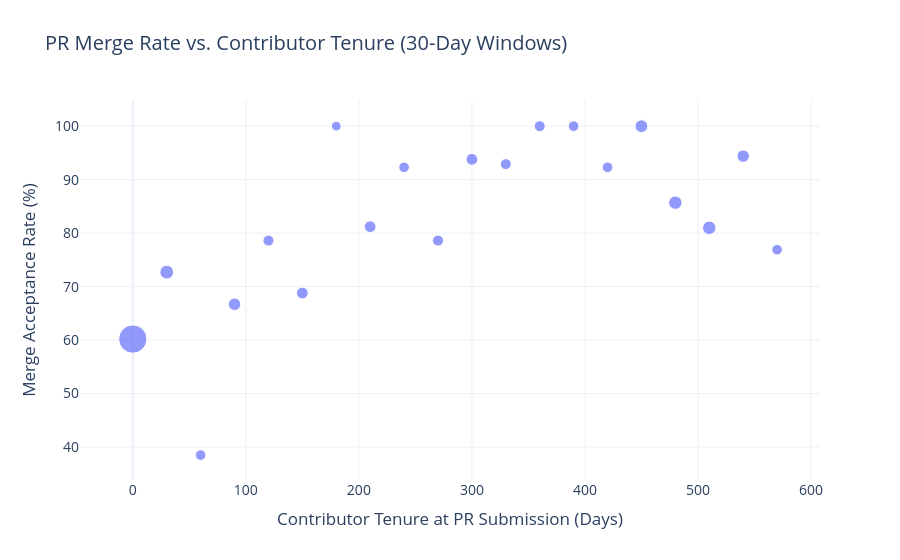

Notebook code for this chart:
### Markdown cell above
## 3. Merge Rate vs. Tenure Duration (Continuous Binned Curve)

Evaluates the continuous relationship between contributor tenure (in 30-day windows up to 2 years) and the probability of merge.

### Code cell
# 30-day window binned analysis
df_window = df.copy()
df_window["tenure_bin_days"] = (df_window["tenure_days"] // 30) * 30
df_window = df_window[df_window["tenure_bin_days"] <= 720]

window_agg = df_window.groupby("tenure_bin_days").agg(
    total=("pull_request_id", "count"),
    merged=("is_merged", "sum")
).reset_index()

window_agg["merge_rate_pct"] = np.round((window_agg["merged"] / window_agg["total"]) * 100, 1)

fig_continuous = px.scatter(
    window_agg,
    x="tenure_bin_days",
    y="merge_rate_pct",
    size="total",
    trendline="ols",
    title="PR Merge Rate vs. Contributor Tenure (30-Day Windows)",
    labels={"tenure_bin_days": "Contributor Tenure (Days)", "merge_rate_pct": "Merge Rate (%)", "total": "Total PRs"},
    template="plotly_white"
)

fig_continuous.update_layout(
    xaxis_title="Contributor Tenure at PR Submission (Days)",
    yaxis_title="Merge Acceptance Rate (%)",
    font=dict(size=14)
)

fig_continuous.show()

### Figure 1 — Plotly figure (JSON) as saved in the notebook; plotly's stock layout.template omitted (floating-point values rounded to 4 significant figures)
{"data": [{"hovertemplate": "Contributor Tenure (Days)=%{x}<br>Merge Rate (%)=%{y}<br>Total PRs=%{marker.size}<extra></extra>", "legendgroup": "", "marker": {"color": "#636efa", "size": [93, 22, 13, 18, 14, 16, 11, 16, 13, 14, 16, 14, 14, 13, 13, 19, 21, 21, 18, 13], "sizemode": "area", "sizeref": 0.2325, "symbol": "circle"}, "mode": "markers", "name": "", "orientation": "v", "showlegend": false, "type": "scatter", "x": [0.0, 30.0, 60.0, 90.0, 120.0, 150.0, 180.0, 210.0, 240.0, 270.0, 300.0, 330.0, 360.0, 390.0, 420.0, 450.0, 480.0, 510.0, 540.0, 570.0], "xaxis": "x", "y": [60.2, 72.7, 38.5, 66.7, 78.6, 68.8, 100.0, 81.2, 92.3, 78.6, 93.8, 92.9, 100.0, 100.0, 92.3, 100.0, 85.7, 81.0, 94.4, 76.9], "yaxis": "y"}], "layout": {"font": {"size": 14}, "legend": {"itemsizing": "constant", "tracegroupgap": 0}, "title": {"text": "PR Merge Rate vs. Contributor Tenure (30-Day Windows)"}, "xaxis": {"anchor": "y", "domain": [0.0, 1.0], "title": {"text": "Contributor Tenure at PR Submission (Days)"}}, "yaxis": {"anchor": "x", "domain": [0.0, 1.0], "title": {"text": "Merge Acceptance Rate (%)"}}}}
